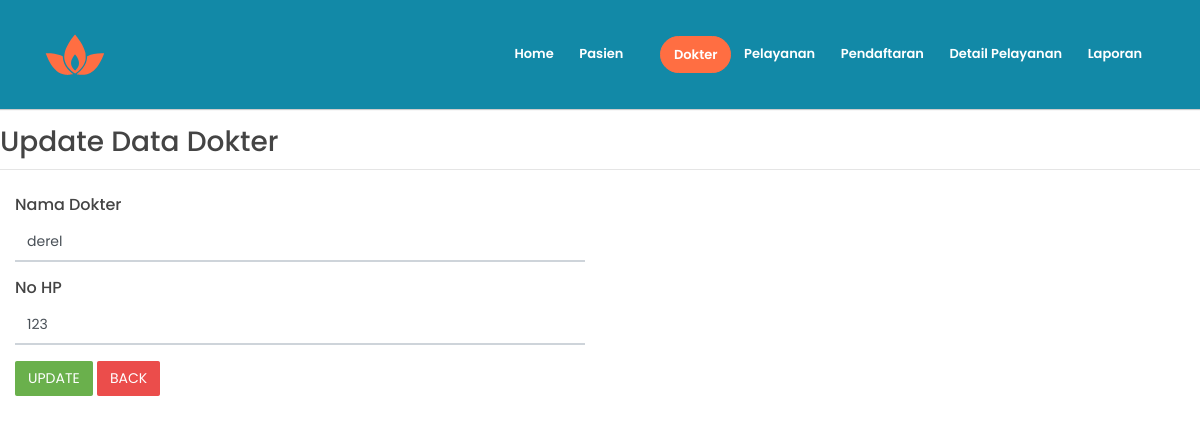
Before: /updatedokter/2 with the older database file.
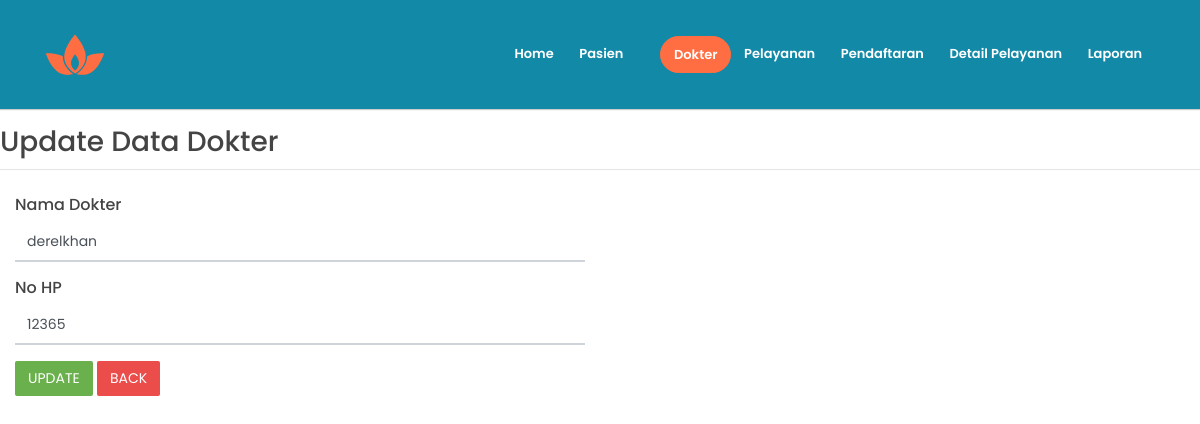
After: the same page with the newer database file.
### app/models.py (models this page shows, shortened)
class dokter(models.Model):
    iddokter = models.AutoField(primary_key=True)
    namadokter = models.CharField(max_length=50)
    nohpdokter = models.IntegerField()

### app/views.py (the view)
# urls.py: path('updatedokter/<str:id>', views.updatedokter, name='updatedokter'),
def updatedokter(request,id):
    dokterobj=models.dokter.objects.get(iddokter=id)
    if request.method=='GET':
        return render(request,'updatedokterx.html',{
            'dokter':dokterobj,
        })
    else:
        dokterobj.namadokter = request.POST['namadokter']
        dokterobj.nohpdokter = request.POST['nohpdokter']
        dokterobj.save()
        return redirect('dokter')

### app/templates/updatedokterx.html (shortened to what this page needs)
{%load static%}
<!DOCTYPE html>
<html lang="en">
<head>
    <link rel="stylesheet" href="{%static 'assets/vendors/themify-icons/css/themify-icons.css'%}">
	<link rel="stylesheet" href="{%static 'assets/css/leadmark.css'%}">
</head>
<body data-spy="scroll" data-target=".navbar" data-offset="40" id="home">
    <nav class="navbar navbar-expand-sm navbar-dark bg-info shadow mb-3">
        <div class="container">
            <a class="navbar-brand" href="#">
                <img src="assets/imgs/logo.svg" alt="">
            </a>
            <div class="collapse navbar-collapse" id="navbarSupportedContent">
                <ul class="navbar-nav ml-auto">
                    <li class="nav-item">
                        <a class="nav-link text-white" href="{% url 'home' %}" >Home</a>
                    </li>
                    <li class="nav-item">
                        <a class="nav-link text-white" href="{% url 'pasienx' %}" >Pasien</a>
                    </li>
                    <li class="nav-item">
                        <a href="{% url 'dokterx' %}" class="ml-4 nav-link btn btn-primary btn-sm rounded text-white">Dokter</a>
                    </li>
                    <li class="nav-item">
                        <a class="nav-link text-white" href="{% url 'pelayananx' %}">Pelayanan</a>
                    </li>
                    <li class="nav-item">
                        <a class="nav-link text-white" href="{% url 'pendaftaranx' %}">Pendaftaran</a>
                    </li>
                    <li class="nav-item">
                        <a class="nav-link text-white" href="{% url 'detailpelayananx' %}">Detail Pelayanan</a>
                    </li>
                    <li class="nav-item">
                        <a class="nav-link text-white" href="{% url 'laporan' %}">Laporan</a>
                    </li>
                </ul>
            </div>
        </div>
    </nav>
    <h3>Update Data Dokter</h3>
    <hr>
        <form action="" method="post">
            <div class="mt-3">
                <div class="col-md-6">
                    <h6>Nama Dokter</h6>
                    <div class="form-group">
                    <input class="form-control" placeholder="Nama" name="namadokter" value="{{dokter.namadokter}}">
                    </div>
                    <h6>No HP</h6>
                    <div class="form-group">
                        <input class="form-control" type="number" placeholder="No HP" name="nohpdokter" value="{{dokter.nohpdokter}}">
                    </div>
                    <button type="submit" class="btn btn-success">UPDATE</button>
                    <a href="dokterx">
                        <button class="btn btn-danger">BACK</button>
                    </a>
                </div>
            </div>
        </form>
</body>

Changed rows visible on the page:
changed dokter: namadokter "derel" → "derelkhan"; nohpdokter "123" → "12365"
